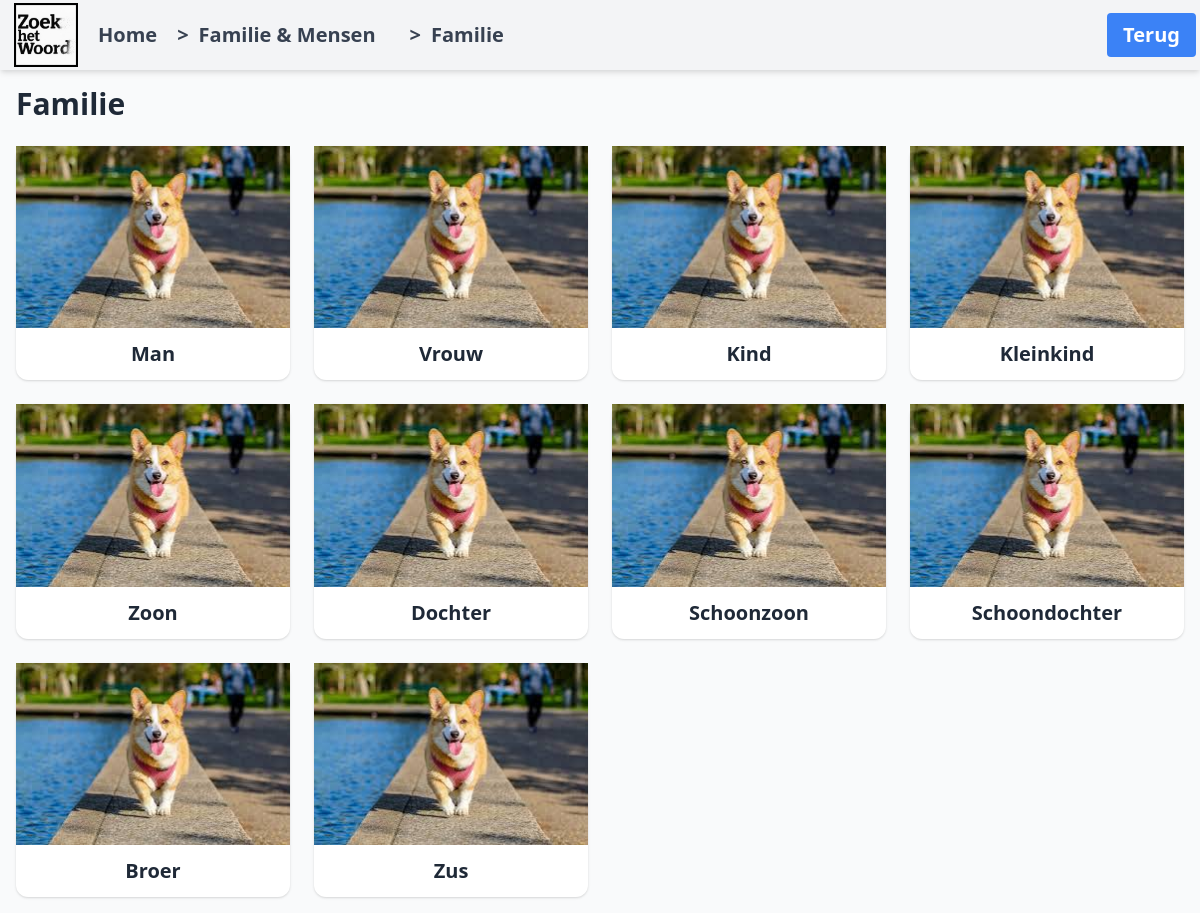
The page /subcategory/3/ on the database its author committed.
### ftwapp/models.py (models this page shows, shortened)
class Subcategory(models.Model):
    name = models.CharField(max_length=200)
    category = models.ForeignKey(Category, related_name='subcategories', on_delete=models.CASCADE)
    image = models.ImageField(upload_to='subcategories/', blank=True, null=True)

class Category(models.Model):
    name = models.CharField(max_length=100)
    image = models.ImageField(upload_to='categories/')
    parent = models.ForeignKey('self', null=True, blank=True, related_name='child_categories', on_delete=models.CASCADE)

class Word(models.Model):
    name = models.CharField(max_length=100)
    image = models.ImageField(upload_to='words/', blank=True, null=True)
    category = models.ForeignKey(Category, on_delete=models.CASCADE,related_name='words', null=True, blank=True)
    subcategory = models.ForeignKey(Subcategory, on_delete=models.CASCADE, related_name='words', null=True, blank=True)
    description = models.TextField(blank=True, null=True)

### ftwapp/views.py (the view)
# urls.py: path('subcategory/<int:subcategory_id>/', views.subcategory_detail, name='subcategory_detail'),
def subcategory_detail(request, subcategory_id):
    subcategory = get_object_or_404(Subcategory, id=subcategory_id)
    words = subcategory.words.all()
    return render(request, 'subcategory_detail.html', {
        'subcategory': subcategory,
        'words': words,
    })

### ftwapp/templates/subcategory_detail.html (shortened to what this page needs)
{% extends "base.html" %}
{% load static %}
{% block nav_button %}
<a href="{% url 'category_detail' subcategory.category.pk %}"
    class="bg-blue-500 text-white px-4 py-2 rounded hover:bg-blue-600 transition">Terug</a>
{% endblock %}
{% block breadcrumbs %}
<div class="breadcrumbs">
    <a href="{% url 'category_detail' subcategory.category.pk %}">
        <span>&gt;</span> {{ subcategory.category.name }}
    </a>
    <a href="{% url 'subcategory_detail' subcategory.pk %}">
        <span>&gt;</span> {{ subcategory.name }}
    </a>
</div>
{% endblock %}
{% block content %}
<h1 class="text-3xl font-bold mb-6">{{ subcategory.name }}</h1>
<div class="grid grid-cols-1 sm:grid-cols-2 md:grid-cols-3 lg:grid-cols-4 gap-6">
    {% for word in words %}
    <a href="{% url 'word_detail' word.pk %}"
        class="flex flex-col bg-white rounded-xl shadow hover:scale-105 transition transform duration-200">
        {% if word.image %}
        <div class="w-full h-48 bg-center bg-contain bg-no-repeat"
            style="background-image: url('{{ word.image.url }}');"></div>
        {% else %}
        <img src="{% static 'images/default.jpg' %}" alt="">
        {% endif %}
        <div class="text-center text-xl font-bold py-3">{{ word.name }}</div>
    </a>
    {% endfor %}
</div>
{% endblock %}

### static/styles.css (style rules this page uses)
nav a, nav button { font-size: 20px; padding: 12px 10px; text-decoration: none; border: none; background: none; cursor: pointer; color: inherit; }
nav a+a, nav button+button { margin-left: 10px; }
.breadcrumbs { display: flex; align-items: center; gap: 4px; }
.breadcrumbs a { display: flex; align-items: center; gap: 10px; text-decoration: none; color: inherit; }
.breadcrumbs span { font-size: 20px; }

### rows shown on the page
Subcategory: category.name "Familie & Mensen", name "Familie"
Word: name "Man"
Word: name "Vrouw"
Word: name "Kind"
Word: name "Kleinkind"
Word: name "Zoon"
Word: name "Dochter"
Word: name "Schoonzoon"
Word: name "Schoondochter"
Word: name "Broer"
Word: name "Zus"
